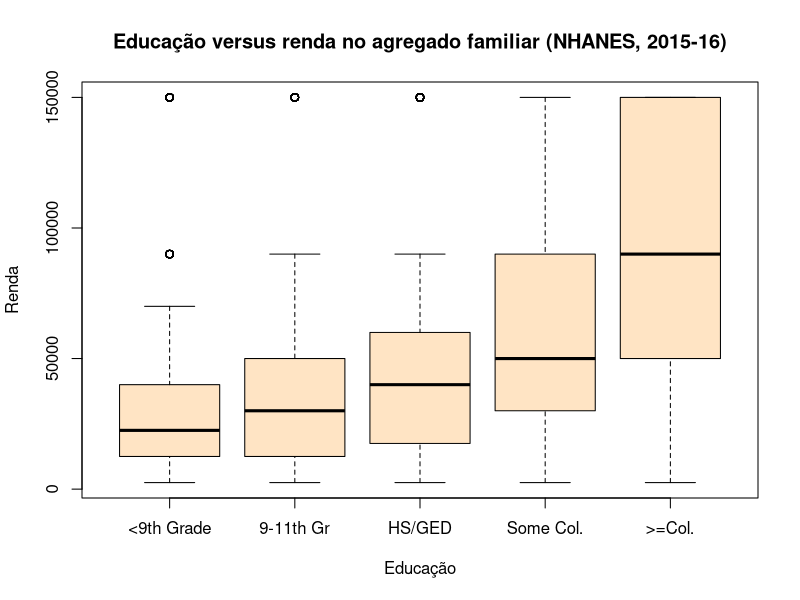

Source code (R): (Note: this script raises an error after producing the figure.)
## ## ## ## ## ## ## ## ## ## ## ## ## ## ## ## ## ## ## ## ## ## ## ## ## ## ##
##
##       R PROGRAM: sessao2_base.R
##
##          AUTHOR: Peter Young - CDC Mozambique
##           EMAIL: fqm1@cdc.gov
##
##         PROJECT: INS Survey Data Analysis Training
##
##     Description: Teaching code for Session 2, Basic R with Base R
##
##            NOTE: This file is used to prepare a practical training session on
##                  on basic R usage for those not familiar with R or R Studio.
##                  It is part of a sequence of modules on practical survey data
##                  analysis with R prepared by CDC for INS staff. This module 
##                  relies heavily on base R to avoid dependency on knowledge of
##                  tidyverse.
##
##    REFERENCE(S): Alan Agresti. An Introduction to Categorical Data Analysis. 
##                  Wiley & Sons, USA. 1996.
##
##                  The US Centers for Disease Control and Prevention. The National
##                  Health and Nutrition Examination Survey (NHANES) 2015-2016.
##                  https://www.cdc.gov/nchs/nhanes/new_nhanes.htm
##
##           INPUT: nhanes.csv, nhanes.dta
##
##          OUTPUT: N/A
##
##      DISCLAIMER: Although this program has been used by the Centers
##                  for Disease Control & Prevention (CDC), no warranty,
##                  expressed or implied, is made by the CDC or the U.S.
##                  Government as to the accuracy and functioning of the
##                  program and related program material nor shall the
##                  fact of distribution constitute any such warranty,
##                  and no responsibility is assumed by the CDC in
##                  connection therewith.
##
##            Date: Mon Jun  9 10:03:01 2025
##
##      CHANGE LOG: Date        Change
##                  ---         ---
##                  Mon Jun  9, 2025    Initial Version
##                  Tue Jun 17, 2025    Refactored out advanced code to shorten
##                  ---         ---
## ## ## ## ## ## ## ## ## ## ## ## ## ## ## ## ## ## ## ## ## ## ## ## ## ## ##

# Ajuda --------------------------------------------------------------------

?ls
help("ls")
help("<-")              # para simbolos, melhor ""

# Bibliotecas --------------------------------------------------------------

#install.packages("haven", "epitools", "gmodels") # somente a primeira vez
#install.packages(c("haven", "epitools", "gmodels")) # somente a primeira vez

library(haven)
library(epitools)
help(haven)             # os pacotes tambem tem help

# Exemplo ilustrativo -----------------------------------------------------

# Este exemplo so usa Base R (com excepcao de Haven).

# Ler uma base de dados em formato de Stata, visualizar, manipular, e fazer analise 
# estatistica

nhanes <- read_dta("data/nhanes.dta")

# recodificar os variaveis categoricas como factores
nhanes$hhref_edu <- as_factor(nhanes$hhref_edu)
nhanes$hh_inc <- as_factor(nhanes$hh_inc)

# excluir categorias que nao queremos considerar
nhanes <- subset(nhanes,                                     # a base
                 !hh_inc %in% c("Refused", "Don't Know") &   # as linhas a seleccionar
                   !hhref_edu == "Don't Know",               
                 c(hhref_edu, hh_inc))                       # as colunas a seleccionar

summary(nhanes)

# excluir as categorias vazias (don't know, refused)
nhanes$hhref_edu <- droplevels(nhanes$hhref_edu)
nhanes$hh_inc <- droplevels(nhanes$hh_inc)

summary(nhanes)

# converter as categorias em valores medias (midpoint) de cada categoria para
# ser mais proporcional no boxplot
nhanes$hh_inc_num <- factor(nhanes$hh_inc,
                            labels=c(2500, 5750, 12500, 17500, 22500, 
                                     30000, 40000, 50000, 60000, 70000, 
                                     40000, 10000, 90000, 150000))

# converter o factor em numero correspondente
nhanes$hh_inc_num <- as.numeric(as.character(nhanes$hh_inc_num))

# criar um boxplot estratificado (basico)
with(nhanes,
     boxplot(hh_inc_num ~ hhref_edu, 
        xlab = "Educação",     # se aparecer como 'Educa??o', tem de reabrir com codificacao LATIN1
        ylab = 'Renda',
        main = "Educação versus renda no agregado familiar (NHANES, 2015-16)",
        col = "bisque"))

# tabela simples
with(nhanes,
     addmargins(table(hh_inc, hhref_edu)))

# a evidencias de uma diferenca em renda por nivel de educacao?
with(nhanes,
     chisq.test(hh_inc, hhref_edu))

# faixinha - remover do ambiente
rm(nhanes)

# Variaveis ---------------------------------------------------------------

## Escalares --------------------------------------------------------------

x <- "hello world"        # um scalar de cadeia de letras (string)
x

y <- 30                   # um scalar de numero (integral)
y*100                     # expressao aritmetica
y > 20                    # expressao logica
y > Inf                   # Nada e > Infinito
y^2                       # y quadrado
y <- y*2                  # podemos incluir variaveis do outro lado do <-

# Exercicio: criar um variavel numerico com valor de -100 e dividir por 10
# Obs: so devem comecar o nome dos variaveis com letra, nao com numero ou simbolo

## Vectores -----------------------------------------------------------------

z <- c(1, 10)             # vector de numeros
z

a <- c("hello", "world")  # vector de strings
a

b <- c(1, "world")        # se tentamos misturar...
b

z[1]                      # inspeccao de elementos de um vector
a[2]                  

d <- c(z[1], a[2])        # criacao de um novo vector com elementos de outros

# Exercicio: criar um vector com tres elementos, os primeiros 3 numeros pares

# Chamar funcoes ---------------------------------------------------------------

ls()                        # uso de funcoes predeterminadas
sqrt(4)                     # uma funcao pode ter argumentos, e pode produzir resultados
is.na(100)                  # nao esta em falta
is.na(NA)                   # esta sim em falta
sum(c(is.na(NA), is.na(2))) # quantos elementos estao em falta?

all.equal(b, d)             # uso de funcoes com >1 argumentos
all.equal(ls(),ls())        # funcoes podem ser 'nested' (chamar all.equal com resultado de ls)

# Exercicio: confirmar que dois quadrado e igual a menos dois quadrado com all.equals

# Listas e etiquetas --------------------------------------------------------

e <- list(1, "world")       # as listas sao importantes para alguns padroes no tidyverse
e
e <- list(primeiro = 1, segundo = "world")
e
names(e) <- c("Pri", "Seg") # renomear os elementos
e
e[1]                  # o '[' e para indexar listas e vectores.
e$Seg                 # uma alternativa quando o elemento tem etiqueta e usar '$'
e["Seg"]              # outra alternativa quando tem etiqueta (nome)

# Conjuntos de dados -------------------------------------------------------

## Data frames -------------------------------------------------------------

provs <- c("Maputo Cidade", "Maputo Provincia", "Gaza", "Inhambane")
pops <- c(1130319, 2390673, 1465802, 1564289)
f <- data.frame(provincia = provs, pop = pops)
f
str(f)                # descrever o objecto (same as Environment)
summary(f)            # resumir as variaveis
dim(f)                # dimensoes do objecto

str(e)                # str tambem funciona com outros objectos
dim(e)                # mas dim somente funciona com arrays, matrices, data frames...
length(e)             # length sim funciona
length(f)             # tambem com data frames


## Indexing ----------------------------------------------------------------

# SWITCH TO DIAGRAM

f[1,2]                # indexing - o item na primeira linha, segunda coluna
f[,1]                 # a 1a coluna
f[1,]                 # a 1a fila
f[1]                  # a 1a coluna (igual a f[,1])
f[c(1,2),]            # as 1as duas filas
f[,c(1,2)]            # as 1as duas colunas (somente tem 2)
f[c(3,4),2]           # a 3a e 4a iten na segunda coluna

f$provincia           # aceder com nome
f$pop                  
f$pop[2]              # o segundo elemento do vector resultando de seleccionar a 
                      # variavel 'pop'

## Operacoes vectorizadas -------------------------------------------------------

# SWITCH TO DIAGRAM

names(f) <- c("a", "b")   # podemos renomear as variaveis
f
names(f) <- c("provincia", "pop") # mas nao queremos!
f$pop / 100000            # podemos fazer operacoes aritmeticas 
f$pop_m <- f$pop / 100000   # podemos actualizar os valores
f

# Exercicio: criar uma nova variavel no f com nome "pop2" que e pop / 1000
f$pop2 <- f$pop / 100

## expressoes logicas -----------------------------------------------------

f$pop_m>15
f$provincia[c(FALSE, TRUE, FALSE, TRUE)]
f[f$pop_m>15,]
f2 <- subset(f, pop_m>15)

f2$provincia

subset(f, pop_m>15, provincia)
subset(f, , c("pop", "pop_m"))

## Recodificacao ----------------------------------------------------------------

# usar vectorized assignment para recodificacao

f$pop_cat <- cut(f$pop, breaks = c(-1, 1499999, 9999999), 
                 labels = c("<1,5m", ">=1,5m")) # intervals fechado do direito por omissao
f
table(f$pop_cat)
table()

f$provincia <- toupper(f$provincia)    # converter minuscula em maiuscula
f["provincia"]

# Exercicio: converter os nomes das provincias em minuscula

# Carregando dados ------------------------------------------------------------

# Podemos usar haven para ler dados em outros formatos. Um dos mais basicos
# e 'csv'. CSV ? muito flexivel, mas nao tem muita estrutura.

nhanes_raw <- read.csv("data/nhanes.csv")
dim(nhanes_raw)                         # quais sao as 'dimensoes' do nhanes_raw
str(nhanes_raw)                         # descrever o conteudo

# Obs: 'str' e igual ao que aparece no painel de 'Environment'

View(nhanes_raw)

## Usando factores ----------------------------------------------------------

# criar um factor
nhanes_raw$sex <- factor(nhanes_raw$RIAGENDR, 
                         levels = c(1,2), 
                         labels = c("Masculino", "Feminino"))

# o que e um factor a final?
#table(nhanes_raw$sex)
table(nhanes_raw$RIAGENDR, nhanes_raw$sex)
table(as.numeric(nhanes_raw$sex))
typeof(nhanes_raw$sex)                   # afinal, e um numero integral?
class(nhanes_raw$sex)                    # a classe e factor
attributes(nhanes_raw$sex)               # esta classe tem etiquetas

nhanes_raw$ageyrs <- nhanes_raw$RIDAGEYR     # renomear
summary(nhanes_raw$ageyrs)               
nhanes_raw$agecat1 <- cut(nhanes_raw$ageyrs,
                          breaks = c(-1, 14, 24, 44, 64, 80))

with(nhanes_raw,
    addmargins(table(ageyrs, agecat1)))              # verificar a categorizacao esta certa

# Exercicio: como fazer a tabela sem usar 'with'?

table(nhanes_raw$agecat1)              
addmargins(table(nhanes_raw$agecat1))    # e o total e 9971

# pode renomear um factor com factor()
nhanes_raw$agecat1 <- factor(nhanes_raw$agecat1, 
                             labels = c("<15", "15-24", "25-44", "45-64", "65+"))
with(nhanes_raw,
  table(ageyrs, agecat1))        # verificar a categorizacao ainda esta certa

# Exercicio: converter o factor de Stata 'time_us' em R com as_factor. Confirmar
# quantos missings tem. Porque sera que tem tantos missings?  COmo sugere recodificar
# para analise?

## Ficheiros de Stata ----------------------------------------------------

# podemos aproveitar de haven para ler ficheiros em outros formatos
# estatisticos. Eu prefiro Stata, por ser simples mas ter um bom sistema de 
# etiquetas para valores de variaveis categoricas

nhanes <- read_dta("data/nhanes.dta")

str(nhanes[, c("sex", "marital")])  # mas precisa mais um paso para ser util

## Ajudantes de haven --------------------------------------------------------

# as_factor() puxa os atributos do Stata para R
nhanes$sex <- as_factor(nhanes$sex)
nhanes$marital <- as_factor(nhanes$marital)
nhanes$hhref_edu <- as_factor(nhanes$hhref_edu)
nhanes$hh_inc <- as_factor(nhanes$hh_inc)
nhanes$race <- as_factor(nhanes$race)
str(nhanes[, c("sex", "marital")]) 

addmargins(table(nhanes$sex))
addmargins(table(nhanes$marital))   # mas 5719 < 9971! verificar o codebook.

# Pergunta: porque sera que falta estado marital para alguns?  Se for para analisar
# estado marital, como faria a codificacao antes?

summary(subset(nhanes, RIDAGEYR < 20, marital))           

# # Acrescentando um nivel de factor ----------------------------------------------
# 
# nhanes$marital2 <- nhanes$marital
# nhanes$marital2[nhanes$RIDAGEYR < 20] <- "N/A (<20 yrs)"  # nao funciona
# 
# # converter em string primeiro
# nhanes$marital2 <- as.character(nhanes$marital)
# nhanes$marital2[nhanes$RIDAGEYR < 20] <- "N/A (<20 yrs)"  # agora sim
# 
# table(nhanes$marital2)
# nhanes$marital2 <- as.factor(nhanes$marital2)             # reconverter em factor
# table(nhanes$marital2)
# class(nhanes$marital2)

# Converter a missing ---------------------------------------------------

# SWITCH TO SLIDE on MISSING
# 
# sum(nhanes$marital2 == "Don't Know")
# sum(nhanes$marital2 %in% c("Don't Know", "Refused"))
# 
# nhanes$marital2[nhanes$marital2 %in% c("Don't Know", "Refused")] <- NA
# sum(nhanes$marital2 %in% c("Don't Know", "Refused"))
# 
# addmargins(table(nhanes$marital2))   # 9968 + 3 = 9971 onde que foram os msisings?
# addmargins(table(nhanes$marital2, useNA="ifany"))         # sempre bom confirmar

# Graficos em R Base ---------------------------------------------------------

hist(nhanes$RIDAGEYR)
boxplot(nhanes$hh_inc ~ nhanes$hhref_edu)  # uso de formula ~

# podemos eliminar os missings no income - neste caso, estamos a recodificar como
# missing (mas nao estamos a eliminar os casos da base de dados)
nhanes$hh_inc[nhanes$hh_inc %in% c("Don't Know", "Refused")] <- NA
table(nhanes$hh_inc)

boxplot(nhanes$hh_inc ~ nhanes$hhref_edu)  # missings na educacao

nhanes$hh_inc_num <- as.numeric(nhanes$hh_inc)
table(nhanes$hh_inc_num)
table(nhanes$hh_inc_num, nhanes$hh_inc)

# Manipular os niveis do factor ----------------------------------------------

# podemos 'ponderar' as categorias de income em termos do valor no meio
# do intervalo (uma aproximacao)
nhanes$hh_inc_num <- factor(nhanes$hh_inc,
                             labels=c(2500, 5750, 12500, 17500, 22500, 
                                      30000, 40000, 50000, 60000, 70000, 
                                      40000, 10000, 90000, 150000))
table(nhanes$hh_inc_num)
class(nhanes$hh_inc_num)
nhanes$hh_inc_num <- as.numeric(as.character(nhanes$hh_inc_num))

# visualisar o que fizemos
boxplot(nhanes$hh_inc_num ~ nhanes$hhref_edu)         # missings??

# excluir os missings
nhanes$hhref_edu[nhanes$hhref_edu %in% c("Don't Know")] <- NA

# confirmar a exclusao dos missings
boxplot(nhanes$hh_inc_num ~ nhanes$hhref_edu)         # esta quase
nhanes$hhref_edu <- droplevels(nhanes$hhref_edu)      # remover niveis nao em uso
nhanes$hh_inc <- droplevels(nhanes$hh_inc)        
boxplot(nhanes$hh_inc_num ~ nhanes$hhref_edu)         # agora sim

boxplot(log10(nhanes$hh_inc_num) ~ nhanes$hhref_edu)  # transformacao do desfecho

# Analise categorica -----------------------------------------------

# o uso de 'with' simplificar a digitacao
with(nhanes,
     table(hh_inc, hhref_edu))

with(nhanes,
     chisq.test(hh_inc, hhref_edu))

# estratificacao - primeiro, simplificar

with(nhanes,
     boxplot(hh_inc_num ~ race))

# dicotimizar raca
nhanes$race_white <- ifelse(nhanes$race == "Non-Hispanic White", 1, 0)

with(nhanes,
     boxplot(hh_inc_num ~ race_white))

summary(nhanes$hh_inc_num)

# dicotimizar renda
nhanes$hh_inc_high <- ifelse(nhanes$hh_inc_num > 40000, 1, 0)

# dicotomizar educacao - ifelse, condicional e vectorizado
nhanes$hhref_edu3 <- ifelse(nhanes$hhref_edu %in% c("<9th Grade", "9-11th Gr"), 
                            "<HS", 
                            ">=HS")
nhanes$hhref_edu3 <- factor(nhanes$hhref_edu3)

# sempre verificar
with(nhanes,
     table(hh_inc_num, hh_inc_high, useNA="ifany"))

# Obs: e sempre bom incluir 'useNA="ifany"' para assegurar que os missings foram
# codificados devidamente.

## Analise estratificada ----------------------------------------------------

# uma tabela 2x2x2 (analise estratificada)
with(nhanes,
     table(hh_inc_high, race_white, hhref_edu3))

# NOT IN THEIR FILE
with(nhanes,
     ftable(table(hh_inc_high, race_white, hhref_edu3)))

# facilitar tabulacao similar a SPSS
library(gmodels)
with(nhanes,
     CrossTable(hh_inc_high, race_white, 
                chisq=TRUE))

# Outra opcao, incluir ORs, RRs, etc
library(epitools)
with(nhanes,
     addmargins(table(hh_inc_high, race_white)))

with(nhanes,
     oddsratio(race_white, hh_inc_high))

# outra alternativa
with(nhanes,
     epitab(race_white, hh_inc_high))

# Verificar - conseguimos reproduzir?
3619*1779/(2691*1183)   # sim - 2.02

with(nhanes,
     riskratio(race_white, hh_inc_high))

# Verificar - conseguimos reproduzir?
1779/2962/(2691/6310)   # sim - 1.41

# fazer a mesma coisa com dados agregados
tab <- with(nhanes,
            table(race_white, hh_inc_high))
riskratio(tab)

# Modelos de regressao -------------------------------------------------------

lm(hh_inc_num ~ hhref_edu, data = nhanes)
lmod <- lm(hh_inc_num ~ hhref_edu, data = nhanes) # salvar o resultado

summary(lmod)                                   # qual e o grupo de referencia?
str(nhanes$hhref_edu)                          # o primeiro
levels(nhanes$hhref_edu)

# mudar a categoria de referencia
nhanes$hhref_edu2 <- relevel(nhanes$hhref_edu, ref = ">=Col.")
lmod2 <- lm(hh_inc_num ~ hhref_edu2, 
            data = nhanes)

summary(lmod2)                                  # agora as est. sao negativas
par(mfrow=c(2,2))                     # para ver todos os plots ao mesmo tempo
plot(lmod2)

# Regressao logistica -----------------------------------------------------

# devemos obter ~3,9 OR (veja acima analise categorica)
gmod1 <- glm(hh_inc_high ~ race_white + hhref_edu3, data = nhanes, 
             family = binomial(link = "logit"))
summary(gmod1)
exp(coefficients(gmod1))      # lembrar, coeficientes estao na escala logaritmico
exp(confint(gmod1))           # os CIs tambem

# sera que temos alguma interaccao com sexo? Parece que nao

gmod2 <- glm(hh_inc_high ~ race_white * sex + hhref_edu3, data = nhanes, 
             family = binomial(link = "logit"))
summary(gmod2)
exp(coefficients(gmod2))      # lembrar, coeficientes estao na escala logaritmico

# exercise: look at household income (high/low) by marital status. Which is the reference
# group? which group appears to have the best income? For this analysis, would it make sense
# to include children (married2) or exclude them (married)?

write_dta(nhanes, path = "data/nhanes_recode.dta")
rm(nhanes)
rm(nhanes_raw)

# Fim!
